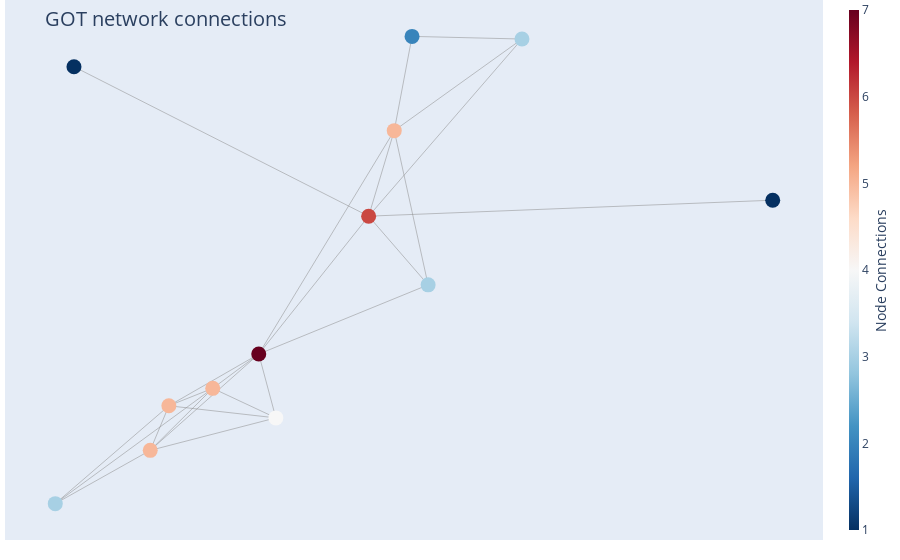

Write notebook code for a chart like this one.
### Markdown cell above
**Observation:**

- **Hamlet** is the most connected character across the book series, followed by Jon Snow and Jamie Lannister.

### Code cell
draw_plotly_network_graph(Graph_obj = G1, filter = "Yes", filter_nodesbydegree = 50) #Top 50 characters network in Book 1

### Figure 1 — Plotly figure (JSON) as saved in the notebook; plotly's stock layout.template omitted (floating-point values rounded to 4 significant figures)
{"data": [{"hoverinfo": "none", "line": {"color": "#888", "width": 0.5}, "mode": "lines", "type": "scatter", "x": [0.1174, -0.1226, null, 0.1174, 0.1734, null, 0.1174, 0.4523, null, 0.1174, 1, null, 0.1174, -0.5262, null, 0.1174, 0.2473, null, -0.1226, -0.3189, null, -0.1226, 0.1734, null, -0.1226, -0.223, null, -0.1226, -0.3596, null, -0.1226, 0.2473, null, -0.1226, -0.08524, null, 0.1734, 0.4523, null, 0.1734, 0.2122, null, 0.1734, 0.2473, null, 0.4523, 0.2122, null, -0.3189, -0.223, null, -0.3189, -0.3596, null, -0.3189, -0.567, null, -0.3189, -0.08524, null, -0.223, -0.3596, null, -0.223, -0.567, null, -0.223, -0.08524, null, -0.3596, -0.567, null, -0.3596, -0.08524, null], "y": [0.2078, -0.3369, null, 0.2078, 0.5458, null, 0.2078, 0.9078, null, 0.2078, 0.271, null, 0.2078, 0.7983, null, 0.2078, -0.06356, null, -0.3369, -0.5413, null, -0.3369, 0.5458, null, -0.3369, -0.4724, null, -0.3369, -0.7176, null, -0.3369, -0.06356, null, -0.3369, -0.5892, null, 0.5458, 0.9078, null, 0.5458, 0.9183, null, 0.5458, -0.06356, null, 0.9078, 0.9183, null, -0.5413, -0.4724, null, -0.5413, -0.7176, null, -0.5413, -0.928, null, -0.5413, -0.5892, null, -0.4724, -0.7176, null, -0.4724, -0.928, null, -0.4724, -0.5892, null, -0.7176, -0.928, null, -0.7176, -0.5892, null]}, {"hoverinfo": "text", "marker": {"color": [6, 7, 5, 3, 1, 1, 3, 5, 5, 5, 3, 4, 2], "colorbar": {"thickness": 10, "title": {"side": "right", "text": "Node Connections"}, "xanchor": "left"}, "colorscale": [[0, "rgb(103,0,31)"], [0.1, "rgb(178,24,43)"], [0.2, "rgb(214,96,77)"], [0.3, "rgb(244,165,130)"], [0.4, "rgb(253,219,199)"], [0.5, "rgb(247,247,247)"], [0.6, "rgb(209,229,240)"], [0.7, "rgb(146,197,222)"], [0.8, "rgb(67,147,195)"], [0.9, "rgb(33,102,172)"], [1, "rgb(5,48,97)"]], "line": {"width": 0}, "reversescale": true, "showscale": true, "size": 15}, "mode": "markers", "text": ["King.<br /># of connections: 6", "Ham.<br /># of connections: 7", "Pol.<br /># of connections: 5", "Laer.<br /># of connections: 3", "Volt.<br /># of connections: 1", "Cor.<br /># of connections: 1", "Queen.<br /># of connections: 3", "Mar.<br /># of connections: 5", "Hor.<br /># of connections: 5", "Ber.<br /># of connections: 5", "Fran.<br /># of connections: 3", "Ghost.<br /># of connections: 4", "Oph.<br /># of connections: 2"], "type": "scatter", "x": [0.1174, -0.1226, 0.1734, 0.4523, 1, -0.5262, 0.2473, -0.3189, -0.223, -0.3596, -0.567, -0.08524, 0.2122], "y": [0.2078, -0.3369, 0.5458, 0.9078, 0.271, 0.7983, -0.06356, -0.5413, -0.4724, -0.7176, -0.928, -0.5892, 0.9183]}], "layout": {"annotations": [{"showarrow": false, "text": "", "xref": "paper", "yref": "paper"}], "autosize": true, "hovermode": "closest", "margin": {"b": 20, "l": 5, "r": 5, "t": 0}, "showlegend": false, "title": {"font": {"size": 20}, "text": "<br>GOT network connections"}, "xaxis": {"autorange": true, "range": [-0.6767, 1.11], "showgrid": false, "showticklabels": false, "type": "linear", "zeroline": false}, "yaxis": {"autorange": true, "range": [-1.097, 1.088], "showgrid": false, "showticklabels": false, "type": "linear", "zeroline": false}}}
